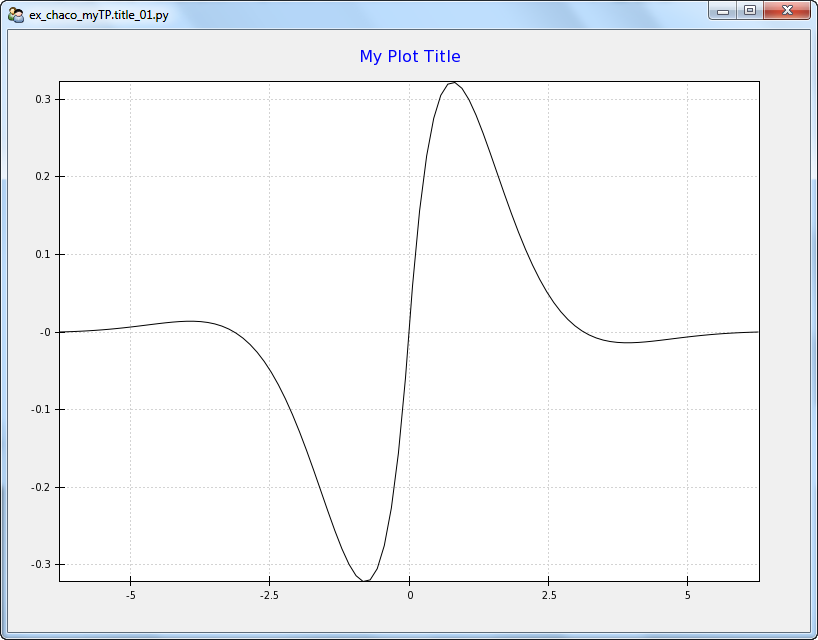

The Python source for this figure:
## ex_chaco_myTP.title_01.py

# standard imports
import os, inspect
import numpy as np

# Enthought imports
from enable.api import Component, ComponentEditor
from traits.api import HasTraits
from traitsui.api import Item, Group, View
from chaco.api import Plot, ArrayPlotData

# defines
windowSize = (800,600)

# window title is file name
windowTitle = os.path.split(__file__)[1]

class TraitedPlot( HasTraits ):

  numPoints = 100
  extent = 2.0 * np.pi
  phaseA = np.linspace( -extent,extent,numPoints )
  amplitudeA = np.sin( phaseA ) * np.exp(-abs( phaseA ))

  myTADP = ArrayPlotData()
  myTADP.set_data( 'X',phaseA )
  myTADP.set_data( 'Y',amplitudeA )

  myTP = Plot( myTADP )
  myTP.plot(
      ("X", "Y"),
      type = 'line',
  )

  myTP.padding = 50               # pixels twixt plot and window edge.

  # most title attributes delegate to the underlying _title attribute, which
  # is a PlotLabel object.
  myTP.title = 'My Plot Title'    # title appearing on plot
  myTP.title_angle = 0            # angle of the title in degrees
  myTP.title_color = 'blue'       # title color. see colorspec
  myTP.title_font = "swiss 16"    # title font. see fontspec
  myTP.title_position = 'top'     # top, bottom, left, right
  myTP.title_spacing = 'auto'     # spacing between the axis line and the title

  myTP._title.hjustify = 'center' # left, right or cener
  myTP._title.vjustify = 'center' # top, bottom or center

  mySize = (800,600)
  myTitle = 'myPlot'
  traits_view = View(
      Group(
          Item(
              'myTP',
              editor = ComponentEditor(size = windowSize),
              show_label = False,
          ),
          orientation = "vertical",
      ),
      resizable = True,
      title = windowTitle,
  )

if __name__ == "__main__":

  tp = TraitedPlot()
  tp.configure_traits()

  print( type(tp.myTP._title) )

  # print only the public members of the list
  membersList = inspect.getmembers( tp.myTP._title )
  publicList = [thisItem for thisItem in membersList if thisItem[0][0] != '_']
  print( publicList )

  tp.myTP._title.print_traits()
